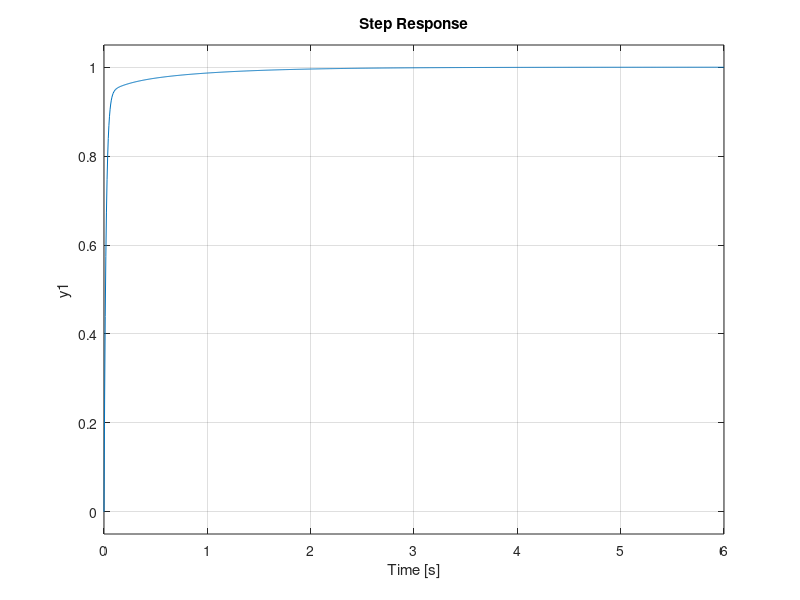

This figure's MATLAB source:
sis_ac = tf(1, [1 10 20]) % 1/s^2+10*s+20

Kp=350;
Ki=300;
Kd=50;

C = pid(Kp,Kp,Kd)

sys_pid = feedback(C * sis_ac,1)
step(sys_pid);